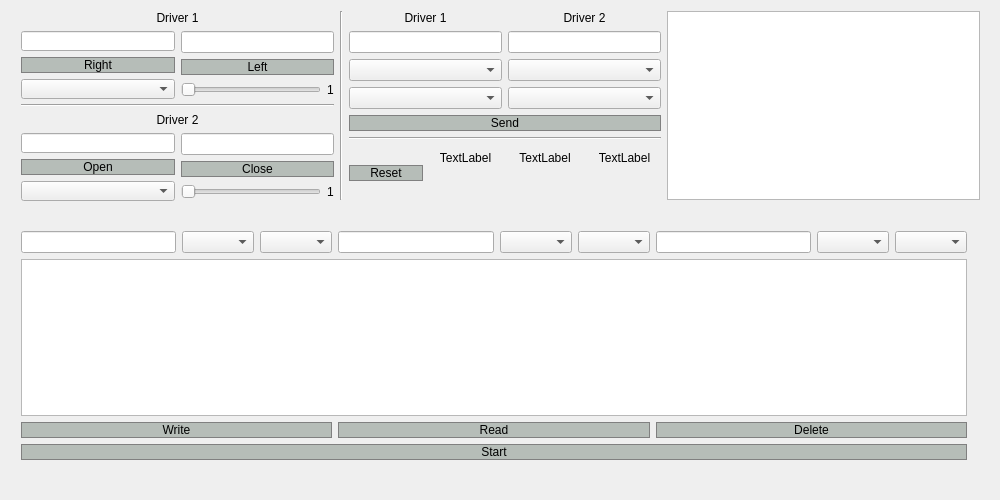
<?xml version="1.0" encoding="UTF-8"?>
<ui version="4.0">
 <class>MainWindow</class>
 <widget class="QMainWindow" name="MainWindow">
  <property name="enabled">
   <bool>true</bool>
  </property>
  <property name="geometry">
   <rect>
    <x>0</x>
    <y>0</y>
    <width>1000</width>
    <height>500</height>
   </rect>
  </property>
  <property name="sizePolicy">
   <sizepolicy hsizetype="Fixed" vsizetype="Fixed">
    <horstretch>100</horstretch>
    <verstretch>100</verstretch>
   </sizepolicy>
  </property>
  <property name="minimumSize">
   <size>
    <width>1000</width>
    <height>500</height>
   </size>
  </property>
  <property name="maximumSize">
   <size>
    <width>1000</width>
    <height>500</height>
   </size>
  </property>
  <property name="contextMenuPolicy">
   <enum>Qt::DefaultContextMenu</enum>
  </property>
  <property name="windowTitle">
   <string>Control</string>
  </property>
  <property name="windowIcon">
   <iconset resource="image.qrc">
    <normaloff>:/icons.ico</normaloff>
    <normalon>:/icons.ico</normalon>:/icons.ico</iconset>
  </property>
  <property name="windowOpacity">
   <double>1.000000000000000</double>
  </property>
  <property name="styleSheet">
   <string notr="true">QPushButton{
	background-color: rgb(255,151,57);
	color:while;
	border: 1px solid gray;
}

QPushButton:pressed{
	background-color: qlineargradient(x1: 0, y1: 0, x2: 0, y2: 1,
									stop: 0 #FF7832, stop: 1 #FF9739);
}</string>
  </property>
  <property name="animated">
   <bool>false</bool>
  </property>
  <property name="documentMode">
   <bool>false</bool>
  </property>
  <property name="dockNestingEnabled">
   <bool>true</bool>
  </property>
  <property name="dockOptions">
   <set>QMainWindow::AllowNestedDocks|QMainWindow::AllowTabbedDocks</set>
  </property>
  <widget class="QWidget" name="centralWidget">
   <widget class="QWidget" name="layoutWidget">
    <property name="geometry">
     <rect>
      <x>10</x>
      <y>0</y>
      <width>981</width>
      <height>211</height>
     </rect>
    </property>
    <layout class="QHBoxLayout" name="horizontalLayout_6">
     <item>
      <layout class="QVBoxLayout" name="verticalLayout_8">
       <item>
        <widget class="QLabel" name="label_4">
         <property name="text">
          <string>Driver 1</string>
         </property>
         <property name="alignment">
          <set>Qt::AlignCenter</set>
         </property>
        </widget>
       </item>
       <item>
        <layout class="QHBoxLayout" name="horizontalLayout_5">
         <item>
          <layout class="QVBoxLayout" name="verticalLayout_4">
           <item>
            <widget class="QLineEdit" name="lineEdit_2">
             <property name="alignment">
              <set>Qt::AlignCenter</set>
             </property>
            </widget>
           </item>
           <item>
            <widget class="QPushButton" name="leftButton">
             <property name="styleSheet">
              <string notr="true">QPushButton{
	background-color: rgb(182,189,184);
	color:while;
	border: 1px solid gray;
}

QPushButton:pressed{
	background-color: qlineargradient(x1: 0, y1: 0, x2: 0, y2: 1,
									stop: 0 #9C978B, stop: 1 #7A7466);
}</string>
             </property>
             <property name="text">
              <string>Right</string>
             </property>
            </widget>
           </item>
           <item>
            <widget class="QComboBox" name="comboBox_2"/>
           </item>
          </layout>
         </item>
         <item>
          <layout class="QVBoxLayout" name="verticalLayout_5">
           <item>
            <widget class="QLineEdit" name="lineEdit">
             <property name="layoutDirection">
              <enum>Qt::LeftToRight</enum>
             </property>
             <property name="alignment">
              <set>Qt::AlignCenter</set>
             </property>
            </widget>
           </item>
           <item>
            <widget class="QPushButton" name="rightButton">
             <property name="styleSheet">
              <string notr="true">QPushButton{
	background-color: rgb(182,189,184);
	color:while;
	border: 1px solid gray;
}

QPushButton:pressed{
	background-color: qlineargradient(x1: 0, y1: 0, x2: 0, y2: 1,
									stop: 0 #9C978B, stop: 1 #7A7466);
}</string>
             </property>
             <property name="text">
              <string>Left</string>
             </property>
            </widget>
           </item>
           <item>
            <layout class="QHBoxLayout" name="horizontalLayout_3">
             <item>
              <widget class="QSlider" name="horizontalSlider">
               <property name="minimum">
                <number>1</number>
               </property>
               <property name="pageStep">
                <number>8</number>
               </property>
               <property name="value">
                <number>1</number>
               </property>
               <property name="orientation">
                <enum>Qt::Horizontal</enum>
               </property>
               <property name="tickInterval">
                <number>0</number>
               </property>
              </widget>
             </item>
             <item>
              <widget class="QLabel" name="label">
               <property name="text">
                <string>1</string>
               </property>
               <property name="alignment">
                <set>Qt::AlignCenter</set>
               </property>
              </widget>
             </item>
            </layout>
           </item>
          </layout>
         </item>
        </layout>
       </item>
       <item>
        <widget class="Line" name="line_3">
         <property name="orientation">
          <enum>Qt::Horizontal</enum>
         </property>
        </widget>
       </item>
       <item>
        <widget class="QLabel" name="label_5">
         <property name="text">
          <string>Driver 2</string>
         </property>
         <property name="alignment">
          <set>Qt::AlignCenter</set>
         </property>
        </widget>
       </item>
       <item>
        <layout class="QHBoxLayout" name="horizontalLayout_4">
         <item>
          <layout class="QVBoxLayout" name="verticalLayout_6">
           <item>
            <widget class="QLineEdit" name="lineEdit_4">
             <property name="alignment">
              <set>Qt::AlignCenter</set>
             </property>
            </widget>
           </item>
           <item>
            <widget class="QPushButton" name="leftButton_2">
             <property name="styleSheet">
              <string notr="true">QPushButton{
	background-color: rgb(182,189,184);
	color:while;
	border: 1px solid gray;
}

QPushButton:pressed{
	background-color: qlineargradient(x1: 0, y1: 0, x2: 0, y2: 1,
									stop: 0 #9C978B, stop: 1 #7A7466);
}</string>
             </property>
             <property name="text">
              <string>Open</string>
             </property>
            </widget>
           </item>
           <item>
            <widget class="QComboBox" name="comboBox_3"/>
           </item>
          </layout>
         </item>
         <item>
          <layout class="QVBoxLayout" name="verticalLayout_7">
           <item>
            <widget class="QLineEdit" name="lineEdit_3">
             <property name="layoutDirection">
              <enum>Qt::LeftToRight</enum>
             </property>
             <property name="alignment">
              <set>Qt::AlignCenter</set>
             </property>
            </widget>
           </item>
           <item>
            <widget class="QPushButton" name="rightButton_2">
             <property name="styleSheet">
              <string notr="true">QPushButton{
	background-color: rgb(182,189,184);
	color:while;
	border: 1px solid gray;
}

QPushButton:pressed{
	background-color: qlineargradient(x1: 0, y1: 0, x2: 0, y2: 1,
									stop: 0 #9C978B, stop: 1 #7A7466);
}</string>
             </property>
             <property name="text">
              <string>Close</string>
             </property>
            </widget>
           </item>
           <item>
            <layout class="QHBoxLayout" name="horizontalLayout_2">
             <item>
              <widget class="QSlider" name="horizontalSlider_2">
               <property name="minimum">
                <number>1</number>
               </property>
               <property name="pageStep">
                <number>8</number>
               </property>
               <property name="value">
                <number>1</number>
               </property>
               <property name="orientation">
                <enum>Qt::Horizontal</enum>
               </property>
               <property name="tickInterval">
                <number>0</number>
               </property>
              </widget>
             </item>
             <item>
              <widget class="QLabel" name="label_3">
               <property name="text">
                <string>1</string>
               </property>
               <property name="alignment">
                <set>Qt::AlignCenter</set>
               </property>
              </widget>
             </item>
            </layout>
           </item>
          </layout>
         </item>
        </layout>
       </item>
      </layout>
     </item>
     <item>
      <widget class="Line" name="line_6">
       <property name="orientation">
        <enum>Qt::Vertical</enum>
       </property>
      </widget>
     </item>
     <item>
      <layout class="QVBoxLayout" name="verticalLayout_3">
       <item>
        <layout class="QHBoxLayout" name="horizontalLayout">
         <item>
          <layout class="QVBoxLayout" name="verticalLayout">
           <item>
            <widget class="QLabel" name="label_6">
             <property name="text">
              <string>Driver 1</string>
             </property>
             <property name="alignment">
              <set>Qt::AlignCenter</set>
             </property>
            </widget>
           </item>
           <item>
            <widget class="QLineEdit" name="lineEdit_5">
             <property name="layoutDirection">
              <enum>Qt::LeftToRight</enum>
             </property>
             <property name="alignment">
              <set>Qt::AlignCenter</set>
             </property>
            </widget>
           </item>
           <item>
            <widget class="QComboBox" name="comboBox_4"/>
           </item>
           <item>
            <widget class="QComboBox" name="comboBox_5"/>
           </item>
          </layout>
         </item>
         <item>
          <layout class="QVBoxLayout" name="verticalLayout_2">
           <item>
            <widget class="QLabel" name="label_7">
             <property name="text">
              <string>Driver 2</string>
             </property>
             <property name="alignment">
              <set>Qt::AlignCenter</set>
             </property>
            </widget>
           </item>
           <item>
            <widget class="QLineEdit" name="lineEdit_6">
             <property name="layoutDirection">
              <enum>Qt::LeftToRight</enum>
             </property>
             <property name="alignment">
              <set>Qt::AlignCenter</set>
             </property>
            </widget>
           </item>
           <item>
            <widget class="QComboBox" name="comboBox_6">
             <property name="sizePolicy">
              <sizepolicy hsizetype="Preferred" vsizetype="Fixed">
               <horstretch>0</horstretch>
               <verstretch>0</verstretch>
              </sizepolicy>
             </property>
            </widget>
           </item>
           <item>
            <widget class="QComboBox" name="comboBox_7"/>
           </item>
          </layout>
         </item>
        </layout>
       </item>
       <item>
        <widget class="QPushButton" name="rightButton_3">
         <property name="styleSheet">
          <string notr="true">QPushButton{
	background-color: rgb(182,189,184);
	color:while;
	border: 1px solid gray;
}

QPushButton:pressed{
	background-color: qlineargradient(x1: 0, y1: 0, x2: 0, y2: 1,
									stop: 0 #9C978B, stop: 1 #7A7466);
}</string>
         </property>
         <property name="text">
          <string>Send</string>
         </property>
        </widget>
       </item>
       <item>
        <widget class="Line" name="line_4">
         <property name="orientation">
          <enum>Qt::Horizontal</enum>
         </property>
        </widget>
       </item>
       <item>
        <layout class="QHBoxLayout" name="horizontalLayout_7">
         <item>
          <layout class="QGridLayout" name="gridLayout">
           <item row="0" column="0" rowspan="2">
            <widget class="QPushButton" name="pushButton">
             <property name="styleSheet">
              <string notr="true">QPushButton{
	background-color: rgb(182,189,184);
	color:while;
	border: 1px solid gray;
}

QPushButton:pressed{
	background-color: qlineargradient(x1: 0, y1: 0, x2: 0, y2: 1,
									stop: 0 #9C978B, stop: 1 #7A7466);
}</string>
             </property>
             <property name="text">
              <string>Reset</string>
             </property>
            </widget>
           </item>
           <item row="0" column="3">
            <widget class="QLabel" name="label_11">
             <property name="text">
              <string>TextLabel</string>
             </property>
             <property name="alignment">
              <set>Qt::AlignCenter</set>
             </property>
            </widget>
           </item>
           <item row="0" column="2">
            <widget class="QLabel" name="label_10">
             <property name="text">
              <string>TextLabel</string>
             </property>
             <property name="alignment">
              <set>Qt::AlignCenter</set>
             </property>
            </widget>
           </item>
           <item row="1" column="1">
            <widget class="QLabel" name="label_2">
             <property name="text">
              <string/>
             </property>
             <property name="alignment">
              <set>Qt::AlignCenter</set>
             </property>
            </widget>
           </item>
           <item row="1" column="3">
            <widget class="QLabel" name="label_12">
             <property name="text">
              <string/>
             </property>
             <property name="alignment">
              <set>Qt::AlignCenter</set>
             </property>
            </widget>
           </item>
           <item row="1" column="2">
            <widget class="QLabel" name="label_9">
             <property name="sizePolicy">
              <sizepolicy hsizetype="Preferred" vsizetype="Preferred">
               <horstretch>0</horstretch>
               <verstretch>0</verstretch>
              </sizepolicy>
             </property>
             <property name="text">
              <string/>
             </property>
             <property name="alignment">
              <set>Qt::AlignHCenter|Qt::AlignTop</set>
             </property>
            </widget>
           </item>
           <item row="0" column="1">
            <widget class="QLabel" name="label_8">
             <property name="text">
              <string>TextLabel</string>
             </property>
             <property name="alignment">
              <set>Qt::AlignCenter</set>
             </property>
            </widget>
           </item>
          </layout>
         </item>
        </layout>
       </item>
      </layout>
     </item>
     <item>
      <widget class="QTextEdit" name="txtOutput"/>
     </item>
    </layout>
   </widget>
   <widget class="QWidget" name="layoutWidget">
    <property name="geometry">
     <rect>
      <x>10</x>
      <y>220</y>
      <width>981</width>
      <height>251</height>
     </rect>
    </property>
    <layout class="QGridLayout" name="gridLayout_5">
     <item row="2" column="0">
      <widget class="QPushButton" name="pushButton_4">
       <property name="styleSheet">
        <string notr="true">QPushButton{
	background-color: rgb(182,189,184);
	color:while;
	border: 1px solid gray;
}

QPushButton:pressed{
	background-color: qlineargradient(x1: 0, y1: 0, x2: 0, y2: 1,
									stop: 0 #9C978B, stop: 1 #7A7466);
}</string>
       </property>
       <property name="text">
        <string>Start</string>
       </property>
      </widget>
     </item>
     <item row="0" column="0">
      <layout class="QGridLayout" name="gridLayout_3">
       <item row="0" column="0">
        <layout class="QHBoxLayout" name="horizontalLayout_8">
         <item>
          <widget class="QLineEdit" name="lineEdit_7">
           <property name="alignment">
            <set>Qt::AlignCenter</set>
           </property>
          </widget>
         </item>
         <item>
          <widget class="QComboBox" name="comboBox_9"/>
         </item>
         <item>
          <widget class="QComboBox" name="comboBox_10"/>
         </item>
         <item>
          <widget class="QLineEdit" name="lineEdit_8">
           <property name="alignment">
            <set>Qt::AlignCenter</set>
           </property>
          </widget>
         </item>
         <item>
          <widget class="QComboBox" name="comboBox_8"/>
         </item>
         <item>
          <widget class="QComboBox" name="comboBox_11"/>
         </item>
         <item>
          <widget class="QLineEdit" name="lineEdit_9">
           <property name="alignment">
            <set>Qt::AlignCenter</set>
           </property>
          </widget>
         </item>
         <item>
          <widget class="QComboBox" name="comboBox"/>
         </item>
         <item>
          <widget class="QComboBox" name="comboBox_12"/>
         </item>
        </layout>
       </item>
       <item row="1" column="0">
        <widget class="QTextEdit" name="textEdit"/>
       </item>
      </layout>
     </item>
     <item row="1" column="0">
      <layout class="QGridLayout" name="gridLayout_4">
       <item row="0" column="1">
        <widget class="QPushButton" name="pushButton_3">
         <property name="styleSheet">
          <string notr="true">QPushButton{
	background-color: rgb(182,189,184);
	color:while;
	border: 1px solid gray;
}

QPushButton:pressed{
	background-color: qlineargradient(x1: 0, y1: 0, x2: 0, y2: 1,
									stop: 0 #9C978B, stop: 1 #7A7466);
}</string>
         </property>
         <property name="text">
          <string>Read</string>
         </property>
        </widget>
       </item>
       <item row="0" column="0">
        <widget class="QPushButton" name="pushButton_2">
         <property name="styleSheet">
          <string notr="true">QPushButton{
	background-color: rgb(182,189,184);
	color:while;
	border: 1px solid gray;
}

QPushButton:pressed{
	background-color: qlineargradient(x1: 0, y1: 0, x2: 0, y2: 1,
									stop: 0 #9C978B, stop: 1 #7A7466);
}</string>
         </property>
         <property name="text">
          <string>Write</string>
         </property>
        </widget>
       </item>
       <item row="0" column="2">
        <widget class="QPushButton" name="pushButton_5">
         <property name="styleSheet">
          <string notr="true">QPushButton{
	background-color: rgb(182,189,184);
	color:while;
	border: 1px solid gray;
}

QPushButton:pressed{
	background-color: qlineargradient(x1: 0, y1: 0, x2: 0, y2: 1,
									stop: 0 #9C978B, stop: 1 #7A7466);
}</string>
         </property>
         <property name="text">
          <string>Delete</string>
         </property>
        </widget>
       </item>
      </layout>
     </item>
     <item row="2" column="1">
      <widget class="QLabel" name="label_13">
       <property name="text">
        <string/>
       </property>
      </widget>
     </item>
    </layout>
   </widget>
  </widget>
  <widget class="QMenuBar" name="menuBar">
   <property name="geometry">
    <rect>
     <x>0</x>
     <y>0</y>
     <width>1000</width>
     <height>20</height>
    </rect>
   </property>
  </widget>
 </widget>
 <layoutdefault spacing="6" margin="11"/>
 <resources>
  <include location="image.qrc"/>
 </resources>
 <connections/>
</ui>
